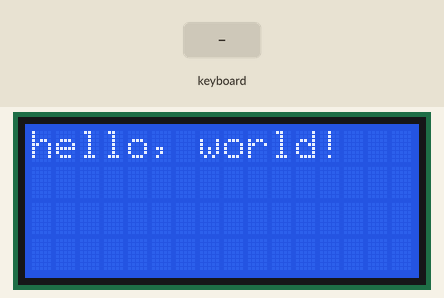
This sketch was run on a simulated Arduino Uno, built with avr-gcc and run on an emulated ATmega328P. Parts: 16×4 character LCD. The inputs (shaded band) are chosen by the test bench.

Above: at 1.2 s.
1.3 s: PS/2 keyboard text "1" received
At 2.4 s:
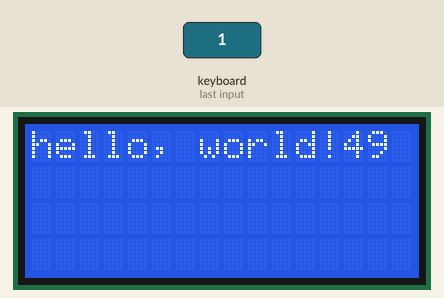
2.8 s: PS/2 keyboard text "0" received
At 3.6 s:
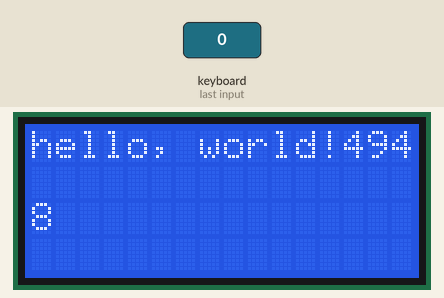
Timing chart, 0 to 5.8 s (numbered marks = the images above; inputs shaded):
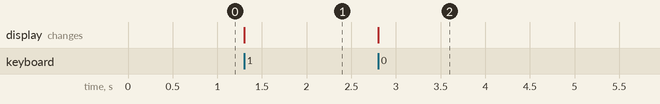

Measured:
- after the input at 1.3 s, the display: changes at once (image 1)
- after the input at 2.8 s, the display: changes at once (image 2)

The sketch:

Test_Hardware.ino
```cpp
// Test the PS/2 + 16 x 4 LCD Hardware for CDC160

// include the library code:
#include <LiquidCrystal.h>
#include <PS2Keyboard.h>

// initialize the library with the numbers of the interface pins
LiquidCrystal lcd(A0,A1,A2,A3,A4,A5);
PS2Keyboard keyboard;

void setup() {
  // set up the LCD's number of columns and rows:
  lcd.begin(16, 4);
  // Print a message to the LCD.
  lcd.print("hello, world!");
  // Set up keyboard
  keyboard.begin(8,3);
}

void loop() {
  if (keyboard.available()) {
    lcd.print(keyboard.read());
  }
}
```
